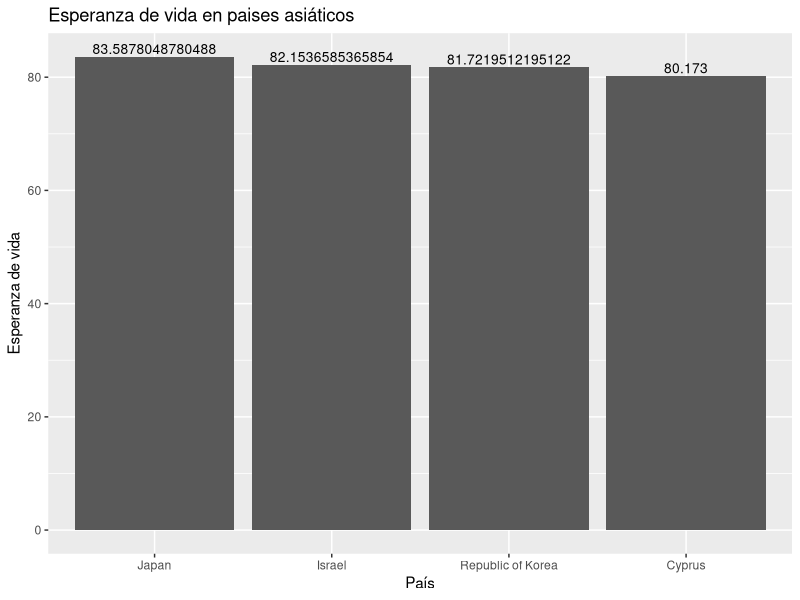
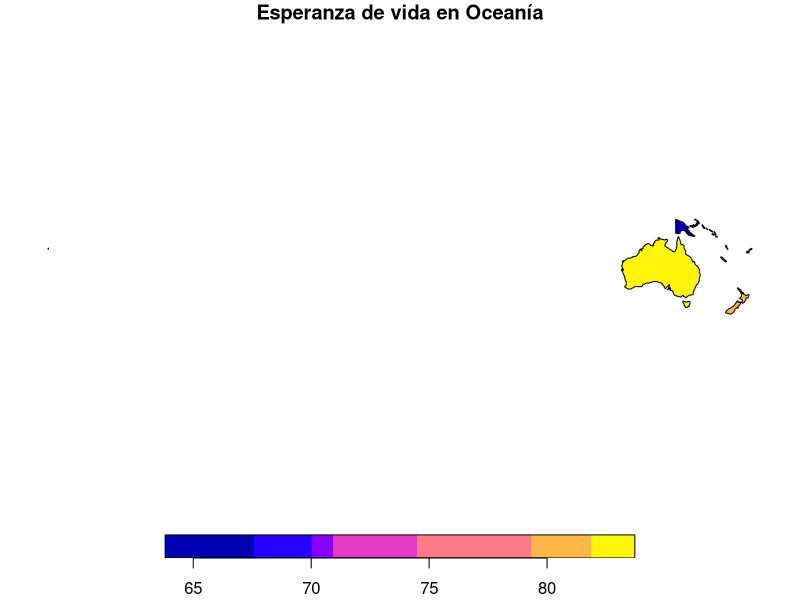
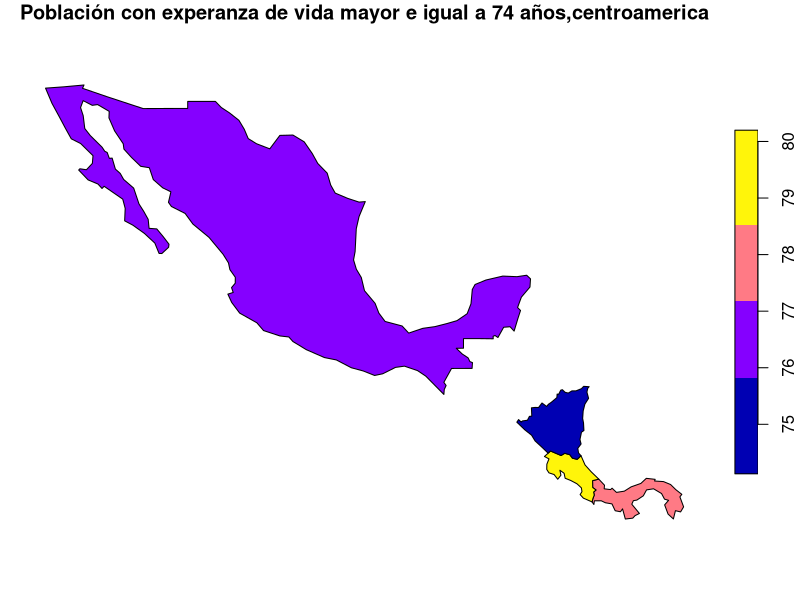
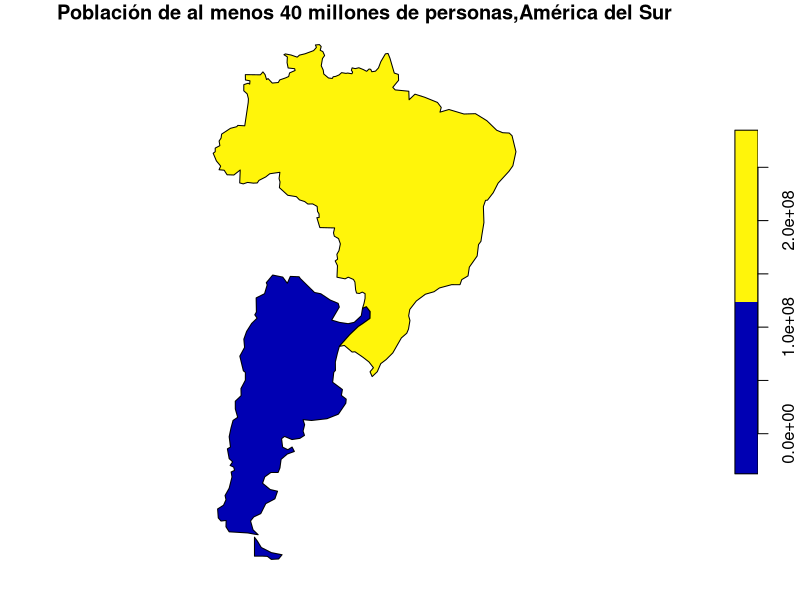
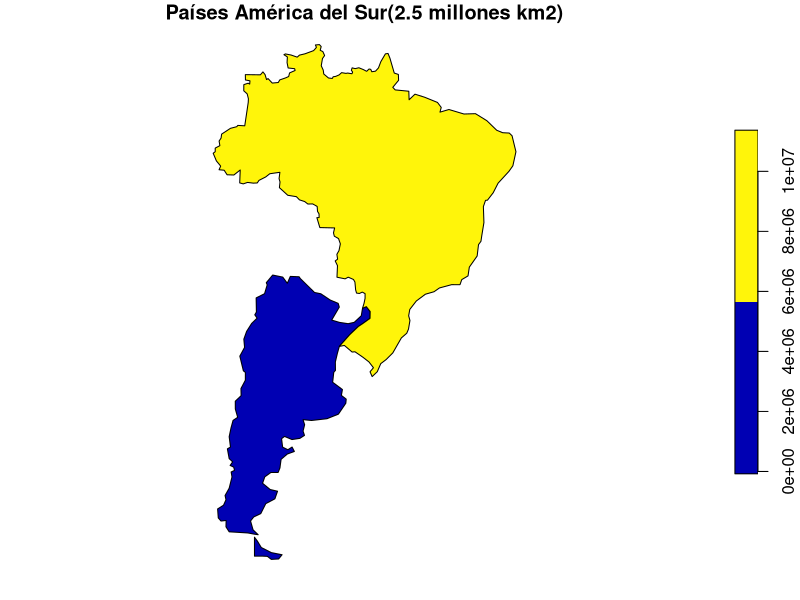

Generate these figures, in order, with R:
## ---- chunk 1
knitr::opts_chunk$set(echo = TRUE)
## ---- chunk 2
# Paquete para generación de documentos (ej. HTML)
library(knitr)
# Paquete para formateo de tablas
library(kableExtra)
# Paquete de graficación
library(ggplot2)
# Paquete de manejo de datos geoespaciales vectoriales
library(sf)
# Paquete con conjuntos de datos geoespaciales
library(spData)
#Paquete dplyr
library(dplyr)
## ---- chunk 3
names(world)
## ---- chunk 4
kable(
  world[1:10, 1:5, drop = TRUE], 
  caption="Datos demográficos de los países del mundo"
)
## ---- chunk 5
kable(
  world[1:10, c("name_long","continent","pop","lifeExp","gdpPercap"), drop = TRUE], 
  col.names=c("País","Continente","Población","Esperanza de vida","Renta per cápita"),  
  caption="Datos demográficos de los países del mundo"
)
## ---- chunk 6
# Se extraen las observaciones ordenadas por orden alfabético de país
world.orden <- order(world$name_long)
# Se genera un nuevo data frame ordenado
world.ordenadoxpais <- world[world.orden,]
# Se formatea la tabla con el nuevo data frame
kable(
  world.ordenadoxpais[, c("name_long","continent","pop","lifeExp","gdpPercap"), drop = TRUE], 
  col.names=c("País","Continente","Población","Esperanza de vida","Renta per cápita"),  
  caption="Datos demográficos de los países del mundo"
) %>%
kable_styling() %>%
scroll_box(
  width = "800px", 
  height = "500px", 
  fixed_thead = TRUE
)
## ---- chunk 7
# Se extraen las observaciones correspondientes a los países de Centroamérica
centro_america = world[world$name_long == "Belize" |
                       world$name_long == "Guatemala" |
                       world$name_long == "Honduras" |
                       world$name_long == "El Salvador" |
                       world$name_long == "Nicaragua" |
                       world$name_long == "Costa Rica" |
                       world$name_long == "Panama"
                       , ]
# Se formatea la tabla con el nuevo data frame
kable(
  centro_america[, c("name_long","continent","pop","lifeExp","gdpPercap"), drop = TRUE], 
  col.names=c("País","Continente","Población","Esperanza de vida","Renta per cápita"),  
  caption="Datos demográficos de los países de Centroamérica"
) %>%
kable_styling()
## ---- chunk 8
# Se extraen las observaciones correspondientes a los países de asia con EV de al menos 80 años
Asia = world[world$name_long == "Cyprus" |
                       world$name_long == "Israel" |
                       world$name_long == "Japan" |
                       world$name_long == "Republic of Korea", ]

#Gráfica de países asiáticos con una esperanza de vida de al menos 80 años
ggplot(Asia, aes(x=reorder(name_long, -lifeExp), y=lifeExp)) +
  ggtitle("Esperanza de vida en paises asiáticos") +
  xlab("País") + 
  ylab("Esperanza de vida") +  
  geom_col() +
  geom_text(aes(label=lifeExp), vjust=-0.3, size=3.5)

## ---- chunk 9
library(sf)
# Países del continente de Oceanía
Oceania_países = world.ordenadoxpais[world.ordenadoxpais$continent == "Oceania", ]

# Mapa de corpletas de esperanza de vida en Oceanía
plot(
 Oceania_países["lifeExp"], 
  main="Esperanza de vida en Oceanía"
)

## ---- chunk 10
# Países centroamericanos con esperanza de vida >= 74 años

popcentroamerica <- world[world$subregion == "Central America",] %>%
  filter(lifeExp >=74)

#Mapa de corpletas de población centromericana con esperanza de vida >= 74 años

plot(
  popcentroamerica["lifeExp"], 
  main="Población con experanza de vida mayor e igual a 74 años,centroamerica"
)

## ---- chunk 11
library(dplyr)

popsuramerica <- world[world$subregion == "South America",] %>%
  filter(pop >= 40000000, area_km2 >= 2000000)

#Mapa de corpletas Población de al menos 40 millones de personas

plot(
  popsuramerica["pop"], 
  main="Población de al menos 40 millones de personas,América del Sur"
)

# Mapa de corpletas países de América del sur con al menos un área de 2.5 millones km2

plot(
  popsuramerica["area_km2"], 
  main="Países América del Sur(2.5 millones km2)"
)
